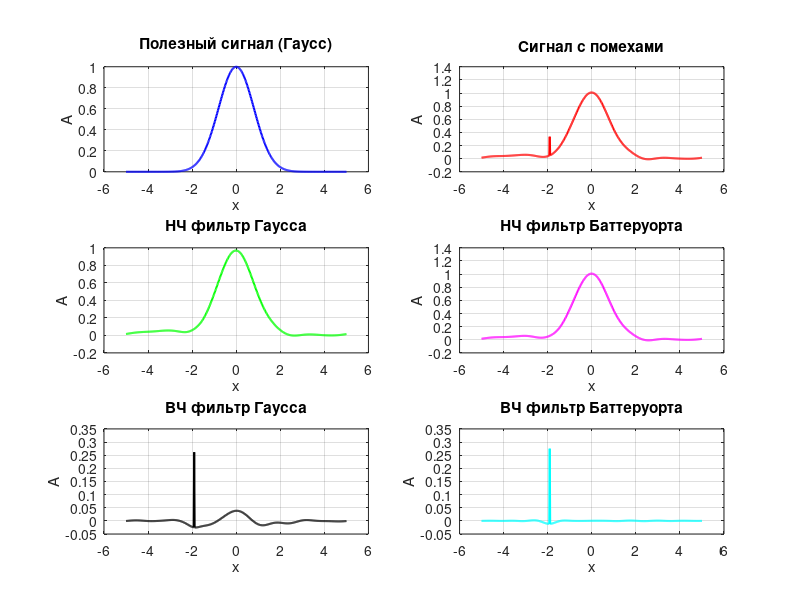

This figure's MATLAB source:
%% Лабораторная работа №4-5
% Фильтры Гаусса и Баттеруорта

clear; clc; close all;

%% Параметры
N = 512;
x = linspace(-5,5,N);
dx = x(2)-x(1);

%% Полезный сигнал (Гаусс)
sigma = 0.8;
signal = exp(-x.^2/(2*sigma^2));

%% === Импульсная помеха ===
imp_noise = zeros(1,N);

k = randi([1 N]);                     % случайная позиция
imp_noise(k) = rand*0.5*max(signal);  % случайная амплитуда

%% === Гауссова помеха ===
noise = rand(1,N)-0.5;

f = (-N/2:N/2-1)/(N*dx);
H = exp(-(f/0.5).^2);

NoiseSpec = fftshift(fft(noise));
NoiseSpec = NoiseSpec .* H;

gauss_noise = real(ifft(ifftshift(NoiseSpec)));

%% Итоговый сигнал
y = signal + imp_noise + gauss_noise;

%% Частотная ось
df = 1/(N*dx);
f = (-N/2:N/2-1)*df;

%% FFT сигнала
Y = fftshift(fft(y));

%% === НЧ фильтр Гаусса ===
fc = 1;
H_gauss_LP = exp(-(f/fc).^2);

Y1 = Y .* H_gauss_LP;
y_gauss_LP = real(ifft(ifftshift(Y1)));

%% === НЧ фильтр Баттеруорта ===
n = 4;
H_butt_LP = 1 ./ (1 + (f/fc).^(2*n));

Y2 = Y .* H_butt_LP;
y_butt_LP = real(ifft(ifftshift(Y2)));

%% === ВЧ фильтр Гаусса ===
H_gauss_HP = 1 - H_gauss_LP;

Y3 = Y .* H_gauss_HP;
y_gauss_HP = real(ifft(ifftshift(Y3)));

%% === ВЧ фильтр Баттеруорта ===
H_butt_HP = 1 - H_butt_LP;

Y4 = Y .* H_butt_HP;
y_butt_HP = real(ifft(ifftshift(Y4)));

%% ===== ГРАФИКИ В ОДНОМ ОКНЕ =====

figure('Position',[100 100 1200 700]);

subplot(3,2,1)
plot(x,signal,'b','LineWidth',1.5); grid on
title('Полезный сигнал (Гаусс)')
xlabel('x'); ylabel('A')

subplot(3,2,2)
plot(x,y,'r','LineWidth',1.5); grid on
title('Сигнал с помехами')
xlabel('x'); ylabel('A')

subplot(3,2,3)
plot(x,y_gauss_LP,'g','LineWidth',1.5); grid on
title('НЧ фильтр Гаусса')
xlabel('x'); ylabel('A')

subplot(3,2,4)
plot(x,y_butt_LP,'m','LineWidth',1.5); grid on
title('НЧ фильтр Баттеруорта')
xlabel('x'); ylabel('A')

subplot(3,2,5)
plot(x,y_gauss_HP,'k','LineWidth',1.5); grid on
title('ВЧ фильтр Гаусса')
xlabel('x'); ylabel('A')

subplot(3,2,6)
plot(x,y_butt_HP,'c','LineWidth',1.5); grid on
title('ВЧ фильтр Баттеруорта')
xlabel('x'); ylabel('A')
